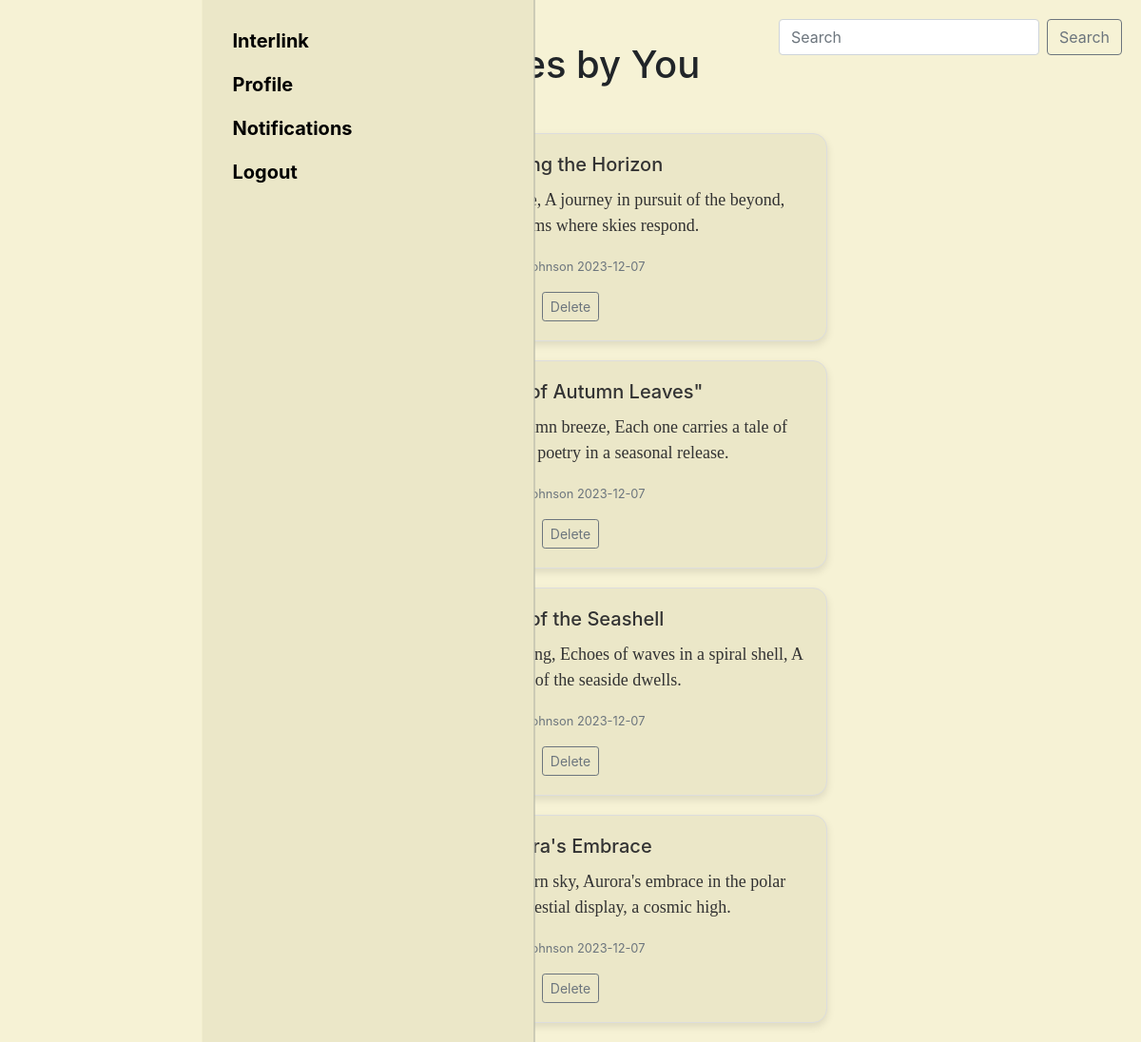
The app's page /profile/Alex Johnson/ (signed in) with its own data.
### app/models.py (models this page shows, shortened)
class Posts(db.Model):
    id = db.Column(db.Integer, primary_key=True)
    title = db.Column(db.String(255))
    content = db.Column(db.Text)
    date_posted = db.Column(db.DateTime, default=datetime.utcnow)
    user_id = db.Column(db.Integer, db.ForeignKey('user.id'), nullable=False)
    likes = db.Column(db.Integer, default=0)

class User(db.Model, UserMixin):
    id = db.Column(db.Integer, primary_key=True)
    username = db.Column(db.String(64), index=True, unique=True)
    email = db.Column(db.String(120), index=True, unique=True)
    hashed_password = db.Column(db.String(128))
    posts = db.relationship('Posts', backref='author')
    @property
    def password(self):
        raise AttributeError('password is not a readable attribute!')

### app/views.py (the view)
@app.route('/profile/<string:user_username>/', methods=['GET', 'POST'])
@login_required
def profile(user_username):
    from app.models import User
    user = User.query.filter_by(username=user_username).first_or_404()
    is_user = (current_user.id == user.id)
    post_data = Posts.query.filter_by(user_id=user.id).all()
    friends = Friends.query.filter(
        ((Friends.user_id == current_user.id) & (Friends.friend_id == user.id))).first()
    friend_status = friends.status if friends else None
    return render_template('profile.html', post_data=post_data, user=user, title='Main', current_user=current_user,
                           is_user=is_user, friend_status=friend_status)

### app/__init__.py (called while the page is built)
@login_manager.user_loader
def load_user(id):
    return User.query.get(int(id))

### app/templates/profile.html (shortened to what this page needs)
{% extends "base.html" %}
{% block content %}
<br>
{% if is_user %}
    <div style="text-align: center; padding-top: 20px;">
        <h1>Verses by You</h1>
    </div>
{% endif %}
<div class="container text-center mt-5">
    <div class="row">
        <div class="col-md-6 mx-auto">
            <div class="posts">
                {% for post_data in post_data %}
                    <div class="card-post">
                        <div class="card-body">
                            <h5 class="card-title">{{ post_data.title }}</h5>
                            <p class="card-text lead">{{ post_data.content }}</p>
                            <p class="card-text">
                                <small class="text-muted">
                                    {{ post_data.author.username }} {{ post_data.date_posted.strftime('%Y-%m-%d')}}
                                </small>
                            </p>
                            {% if is_user %}
                                <a href="{{ url_for('delete_post', id=post_data.id)}}" class="btn btn-outline-secondary btn-sm delete-button" role="button">Delete</a>
                            {% endif %}
                        </div>
                    </div>
                {% endfor %}
            </div>
        </div>
    </div>
</div>
{% endblock %}

### app/static/styling.css (style rules this page uses)
body { background-color: #f6f2d5; }
.card-post { background-color: #ebe7c8; color: #333; border: 1px solid #ddd; border-radius: 15px; margin-bottom: 20px; box-shadow: 0 4px 8px rgba(0, 0, 0, 0.1); }
.card-text.lead { font-family:Georgia; font-size: 18px; line-height: 1.5; color: #333; }

### records on screen
Posts: title "Chasing the Horizon", content "Horizon's elusive embrace, A journey in pursuit of the beyond, Chasing dreams where skies respond.", author.username "Alex Johnson", date_posted "2023-12-07"
Posts: title "Whispers of Autumn Leaves\"", content "Rustling leaves in the autumn breeze, Each one carries a tale of farewell, Nature's poetry in a seasonal release.", author.username "Alex Johnson", date_posted "2023-12-07"
Posts: title "Song of the Seashell", content "Seashells hold the ocean's song, Echoes of waves in a spiral shell, A symphony of the seaside dwells.", author.username "Alex Johnson", date_posted "2023-12-07"
Posts: title "Aurora's Embrace", content "Lights dance in the northern sky, Aurora's embrace in the polar night, Nature's celestial display, a cosmic high.", author.username "Alex Johnson", date_posted "2023-12-07"
